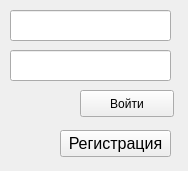
<?xml version="1.0" encoding="UTF-8"?>
<ui version="4.0">
 <class>LoginWindow</class>
 <widget class="QMainWindow" name="LoginWindow">
  <property name="geometry">
   <rect>
    <x>0</x>
    <y>0</y>
    <width>188</width>
    <height>171</height>
   </rect>
  </property>
  <property name="windowTitle">
   <string>Login</string>
  </property>
  <widget class="QWidget" name="centralwidget">
   <widget class="QLineEdit" name="usernameText">
    <property name="geometry">
     <rect>
      <x>10</x>
      <y>10</y>
      <width>161</width>
      <height>31</height>
     </rect>
    </property>
   </widget>
   <widget class="QLineEdit" name="passwordText">
    <property name="geometry">
     <rect>
      <x>10</x>
      <y>50</y>
      <width>161</width>
      <height>31</height>
     </rect>
    </property>
   </widget>
   <widget class="QPushButton" name="enterBtn">
    <property name="geometry">
     <rect>
      <x>80</x>
      <y>90</y>
      <width>94</width>
      <height>27</height>
     </rect>
    </property>
    <property name="text">
     <string>Войти</string>
    </property>
   </widget>
   <widget class="QPushButton" name="regBtn">
    <property name="geometry">
     <rect>
      <x>60</x>
      <y>130</y>
      <width>111</width>
      <height>27</height>
     </rect>
    </property>
    <property name="font">
     <font>
      <pointsize>12</pointsize>
     </font>
    </property>
    <property name="text">
     <string>Регистрация</string>
    </property>
   </widget>
  </widget>
 </widget>
 <resources/>
 <connections/>
</ui>
